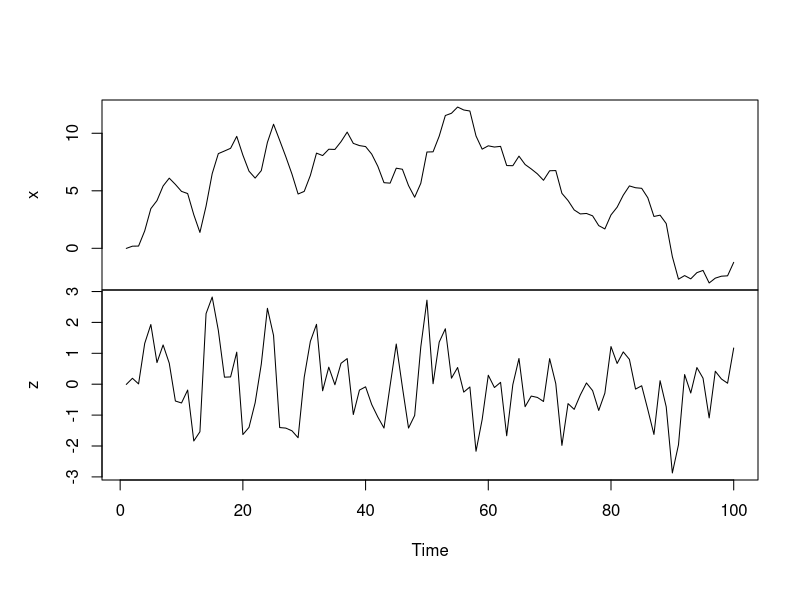
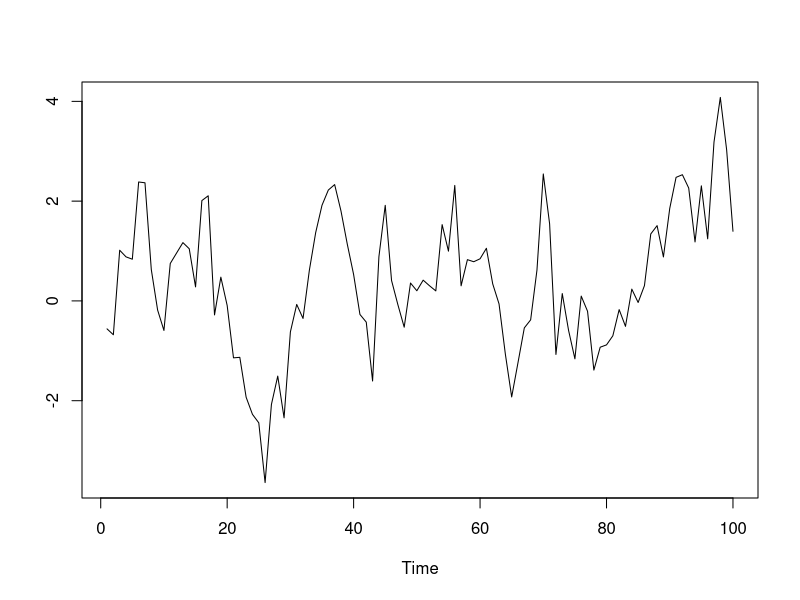
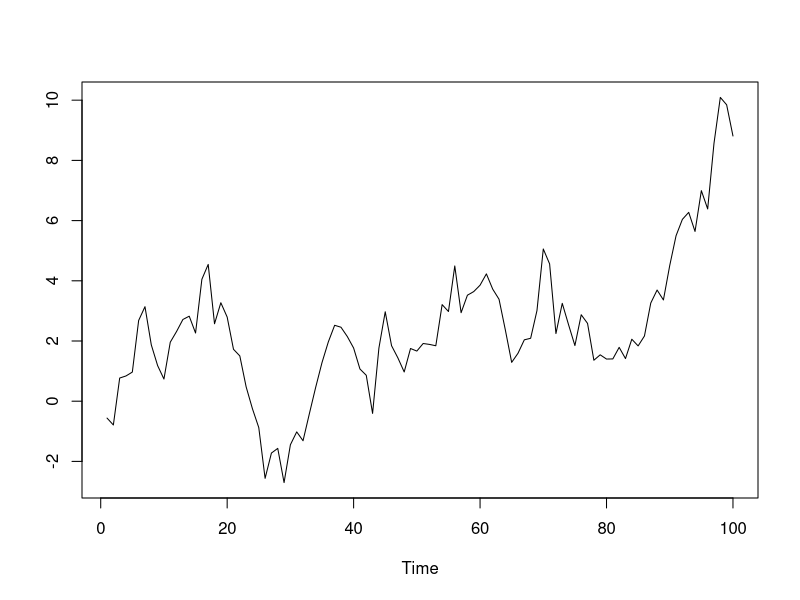

These figures' R source, in order:
## ---- chunk 1
knitr::opts_knit$set(root.dir = 'C:/Users/neide/Documents/GitHub/BEwebinar/Data')
## ---- chunk 2
set.seed(777)
n <- 100
eps <- rnorm(n+1)		# Gaussian input
theta <- .8
z <- eps[-1] + theta*eps[-(n+1)]
x <- cumsum(z)
plot(ts(cbind(x,z)),xlab="Time",ylab="",main="")
## ---- chunk 3
n <- 100
for(i in 1:2)
{
set.seed(123)
z <- rnorm(n)
x <- rep(0,n)
phi <- .80+(i-1)*.199
x0 <- 0
x[1] <- x0 + z[1]
for(t in 2:n) { x[t] <- phi*x[t-1] + z[t] }
plot(ts(x),xlab="Time",ylab="")
}
